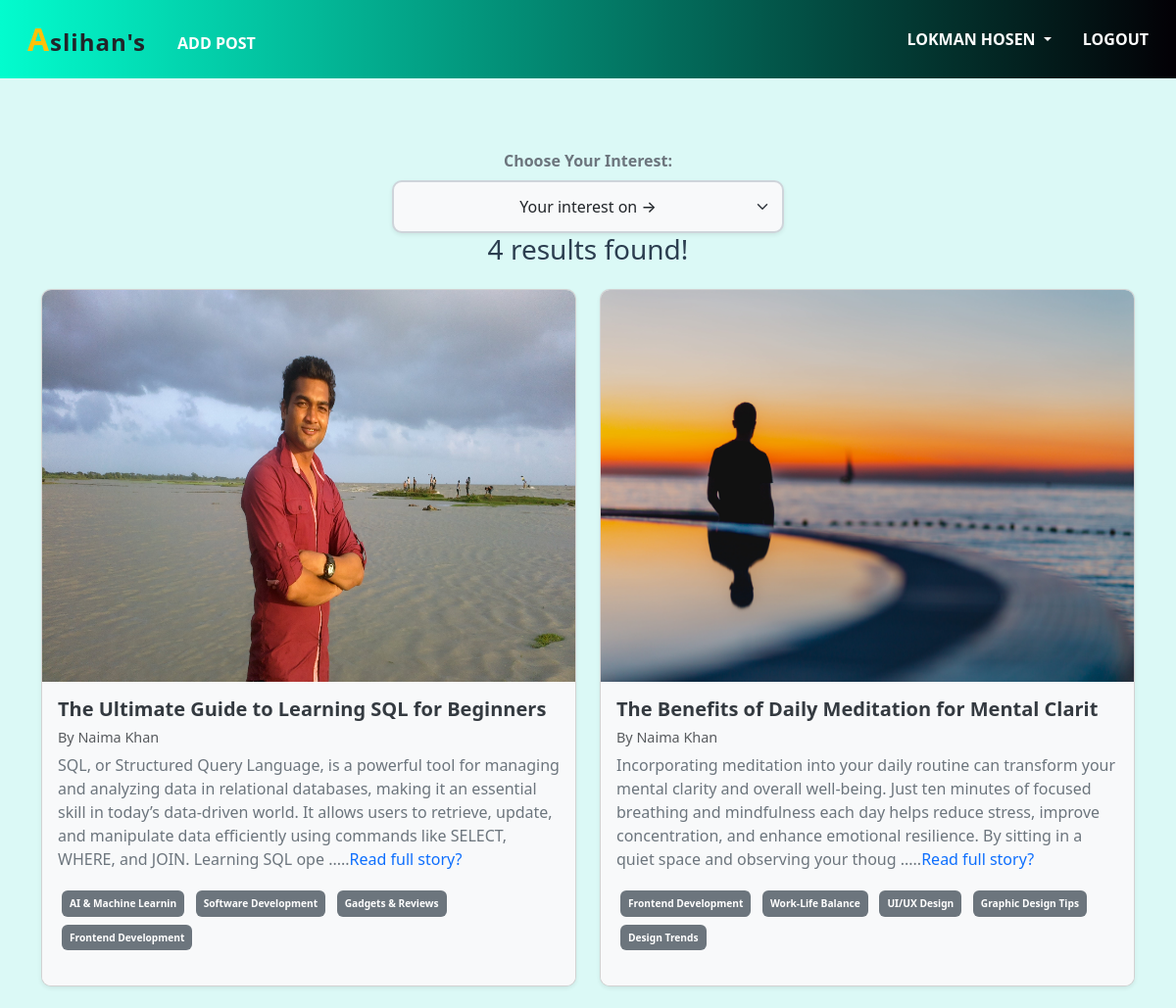
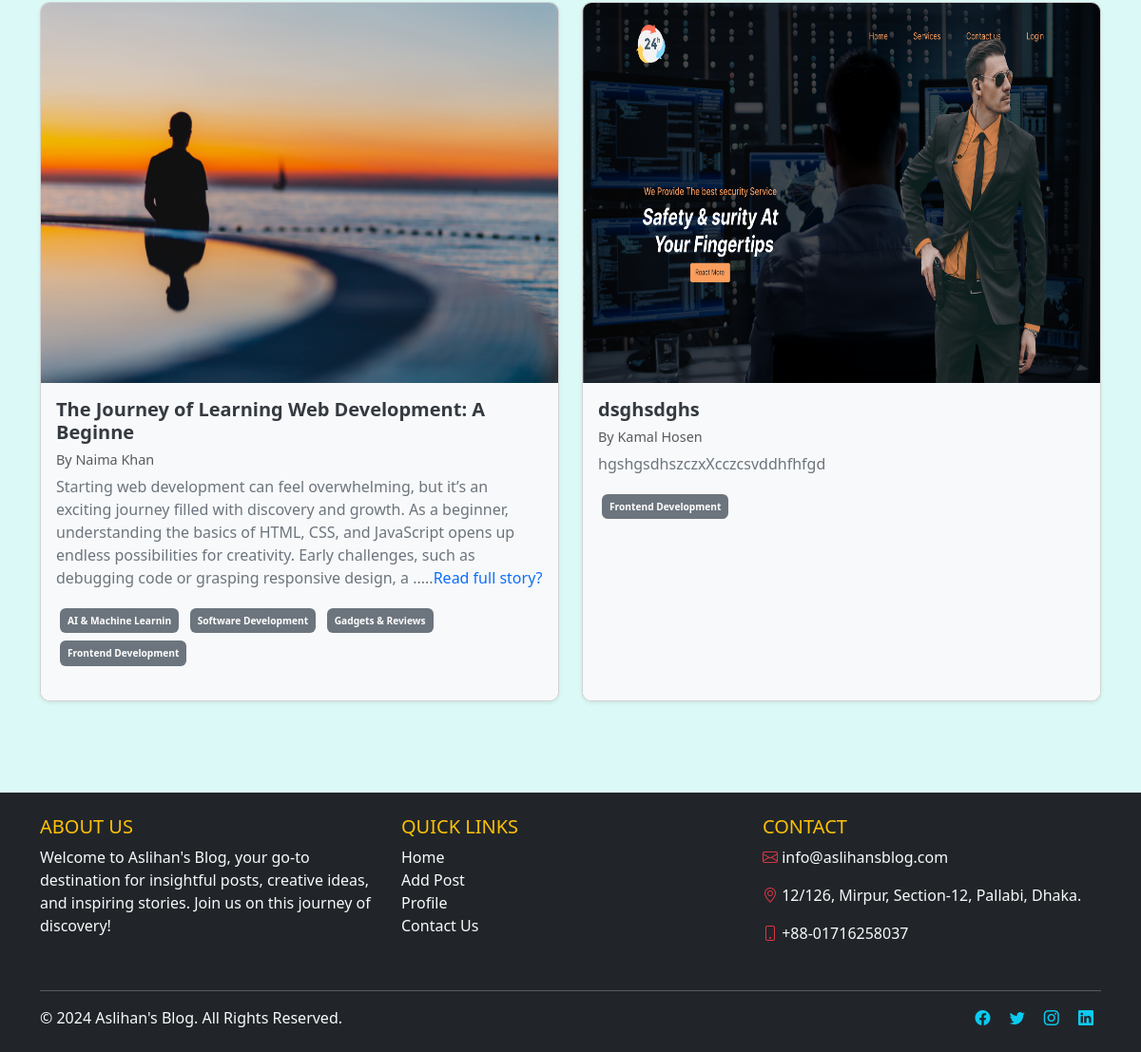
/category/frontend-development/ (signed in), run on the app's committed database (2 pictures, top to bottom).
### posts/models.py (models this page shows, shortened)
class Post(models.Model):
    title = models.CharField(max_length=50)
    content = models.TextField()
    category = models.ManyToManyField(Category)
    author = models.ForeignKey(User, on_delete=models.CASCADE)
    image = models.ImageField(upload_to='post/', blank=True, null=True)

### categories/models.py (models this page shows, shortened)
class Category(models.Model):
    name = models.CharField(max_length=20)
    slug = models.CharField(max_length=100, unique=True, null=True, blank = True)

### django_simple_blog_project/views.py (the view)
# urls.py: 2. Add a URL to urlpatterns:  path('', views.home, name='home')
def home(request, category_slug=None):
    author = Author.objects.all()
    data = Post.objects.all()
    if category_slug is not  None:
        data = Post.objects.filter(category__slug=category_slug)
    categories = Category.objects.all()
    return render(request, 'index.html', {'data': data, 'category': categories})

### templates/index.html (shortened to what this page needs)
{% extends "base.html" %} {% block content %}
<div class="container my-4">
  <div class="dropdown-container text-center mb-4">
    <label for="categorySelect" class="form-label fw-bold text-secondary">Choose Your Interest:</label>
    <select
      id="categorySelect"
      class="form-select shadow-sm"
      aria-label="Default select example"
      onchange="location = this.value"
      style="
        max-width: 400px;
        margin: auto;
        padding: 0.8rem;
        font-size: 1rem;
        font-weight: 500;
        border-radius: 10px;
        border: 2px solid #ced4da;
        background-color: #f8f9fa;
        transition: all 0.3s ease;
      "
    >
      <option class="text-center" value="" selected>Your interest on →</option>
    </select>
    {% if data %}
    <h3>{{data | length}} results found!</h3>
    {% endif %}
  </div>
  <div class="row">
    {% for post in data %}
    <div class="col-md-6 mb-4">
      <div
        class="card shadow-sm h-100"
        style="border-radius: 10px; overflow: hidden; transition: transform 0.3s ease, box-shadow 0.3s ease;"
      >
        {% if post.image %}
        <img src="{{ post.image.url }}" class="card-img-top" style="height: 400px;" alt="...">
        {% endif %}
        <div class="card-body" style="background-color: #f8f9fa">
          <h5 class="card-title" style="font-weight: bold; color: #343a40">
            {{ post.title|slice:":50" }} {% if post.title|length > 50 %} ... {% endif %}
          </h5>
          <h6 class="text-muted" style="font-size: 0.9em">
            By {{ post.author.first_name }} {{ post.author.last_name }}
          </h6>
          <p class="card-text" style="color: #6c757d">
            {{ post.content|slice:":300" }}
            {% if post.content|length > 300 %}.....<a href="{% url 'post_details' post.id %}" class="text-decoration-none text-primary">Read full story?</a>{% endif %}
          </p>
          <div style="font-size: 0.85em; margin-bottom: 1rem">
            {% for cat in post.category.all %}
            <span
              class="badge p-2 m-1"
              style="background-color: #6c757d"
              >{{ cat.name }}</span>
            {% endfor %}
          </div>
        </div>
      </div>
    </div>
    {% endfor %}
  </div>
</div>
{% endblock %}

### templates/base.html (shortened to what this page needs)
<!DOCTYPE html>
<html lang="en">
  <head>
    <link
      href="https://cdn.jsdelivr.net/npm/bootstrap-icons/font/bootstrap-icons.css"
      rel="stylesheet"
    />
    <link
      href="https://cdn.jsdelivr.net/npm/bootstrap@5.3.3/dist/css/bootstrap.min.css"
      rel="stylesheet"
    />
  </head>
  <body>
    <header>
      <nav class="navbar navbar-expand-lg navbar-dark bg-dark">
        <div class="container-fluid">
          <div class="collapse navbar-collapse" id="navbarSupportedContent">
            <ul class="navbar-nav me-auto mb-2 mb-lg-0">
              <li class="nav-item">
                <a
                  class="nav-link active text-uppercase px-3"
                  aria-current="page"
                  href="{% url 'home' %}"
                >
                  <span class="styled-text text-dark">
                    <span class="highlight-a">A</span>slihan's
                  </span>
                </a>
              </li>
              {% if request.user.is_authenticated %}
              <li class="nav-item">
                <a
                  class="nav-link text-uppercase px-3 mt-3"
                  href="{% url 'add_post' %}"
                  >Add Post</a
                >
              </li>
              {% endif %}
            </ul>
            <div>
              <ul class="navbar-nav me-auto mb-2 mb-lg-0">
                {% if request.user.is_authenticated %}
                <li class="nav-item dropdown">
                  <a
                    class="nav-link dropdown-toggle text-uppercase px-3"
                    href="#"
                    id="profileDropdown"
                    role="button"
                    data-bs-toggle="dropdown"
                    aria-expanded="false"
                  >
                    {{request.user.first_name}} {{request.user.last_name}}
                  </a>
                </li>
                <li class="nav-item">
                  <a
                    class="nav-link text-uppercase px-3"
                    href="{% url 'logout' %}"
                    >Logout</a
                  >
                </li>
                {% endif %}
              </ul>
            </div>
          </div>
        </div>
      </nav>
    </header>
    <main class="flex-grow-1 py-5">
      {% block content %}{% endblock %}
    </main>
    <footer class="text-light py-4 bg-dark">
      <div class="container">
        <div class="row">
          <div class="col-lg-4 col-md-6 mb-4">
            <h5 class="text-uppercase text-warning">About Us</h5>
            <p>
              Welcome to Aslihan's Blog, your go-to destination for insightful
              posts, creative ideas, and inspiring stories. Join us on this
              journey of discovery!
            </p>
          </div>
          <div class="col-lg-4 col-md-6 mb-4">
            <h5 class="text-uppercase text-warning">Quick Links</h5>
            <ul class="list-unstyled">
              <li>
                <a
                  href="{% url 'home' %}"
                  class="text-light text-decoration-none"
                  >Home</a
                >
              </li>
              <li>
                <a
                  href="{% url 'add_post' %}"
                  class="text-light text-decoration-none"
                  >Add Post</a
                >
              </li>
              <li>
                <a
                  href="{% url 'profile' %}"
                  class="text-light text-decoration-none"
                  >Profile</a
                >
              </li>
              <li>
                <a href="" class="text-light text-decoration-none"
                  >Contact Us</a
                >
              </li>
            </ul>
          </div>
          <div class="col-lg-4 col-md-12">
            <h5 class="text-uppercase text-warning">Contact</h5>
            <p>
              <i class="bi bi-envelope text-danger"></i>
              <a href="" class="text-light text-decoration-none"
                >info@aslihansblog.com</a
              >
            </p>
            <p>
              <i class="bi bi-geo-alt text-danger"></i> 12/126, Mirpur,
              Section-12, Pallabi, Dhaka.
            </p>
            <p class="">
              <i class="bi bi-phone text-danger"></i> +88-01716258037
            </p>
          </div>
        </div>
        <hr class="border-light" />
        <div class="d-flex justify-content-between align-items-center">
          <p class="mb-0">&copy; 2024 Aslihan's Blog. All Rights Reserved.</p>
          <div>
            <a href="#" class="text-info text-decoration-none mx-2"
              ><i class="bi bi-facebook"></i
            ></a>
            <a href="#" class="text-info text-decoration-none mx-2"
              ><i class="bi bi-twitter"></i
            ></a>
            <a href="#" class="text-info text-decoration-none mx-2"
              ><i class="bi bi-instagram"></i
            ></a>
            <a href="#" class="text-info text-decoration-none mx-2"
              ><i class="bi bi-linkedin"></i
            ></a>
          </div>
        </div>
      </div>
    </footer>
  </body>
</html>

### templates/base.html (style rules this page uses)
html, body { height: 100%; margin: 0; background-color: #dbf9f6; color: #2c3e50; }
body { display: flex; flex-direction: column; }
main { flex-grow: 1; }
.card { transition: transform 0.3s ease, box-shadow 0.3s ease; }
.nav-item .styled-text { font-size: 1.5rem; color: dark; letter-spacing: 1px; text-transform: lowercase; }
.nav-item .styled-text .highlight-a { font-size: 2rem; color: #ffc107; font-style: normal; text-transform: uppercase; }
.navbar { background: linear-gradient(90deg, #03fcce, #030005); transition: background-color 0.5s ease-in-out; }
.navbar .nav-link { color: #fff; font-weight: 600; transition: color 0.3s ease-in-out, transform 0.3s ease-in-out; }

### data on the page
Post: image (picture), title "The Ultimate Guide to Learning SQL for Beginners", author.first_name "Naima", author.last_name "Khan", content "SQL, or Structured Query Language, is a powerful tool for managing and analyzing data in relational databases, making it an essential skill in today’s data-driven world. It allows users to retrieve, update, and manipulate data efficiently using commands like SELECT, WHERE, and JOIN. Learning SQL ope", shows "Read full story?"
Category: name "AI & Machine Learnin"
Category: name "Software Development"
Category: name "Gadgets & Reviews"
Category: name "Frontend Development"
Post: image (picture), title "The Benefits of Daily Meditation for Mental Clarit", author.first_name "Naima", author.last_name "Khan", content "Incorporating meditation into your daily routine can transform your mental clarity and overall well-being. Just ten minutes of focused breathing and mindfulness each day helps reduce stress, improve concentration, and enhance emotional resilience. By sitting in a quiet space and observing your thoug", shows "Read full story?"
Category: name "Work-Life Balance"
Category: name "UI/UX Design"
Category: name "Graphic Design Tips"
Category: name "Design Trends"
Post: image (picture), title "The Journey of Learning Web Development: A Beginne", author.first_name "Naima", author.last_name "Khan", content "Starting web development can feel overwhelming, but it’s an exciting journey filled with discovery and growth. As a beginner, understanding the basics of HTML, CSS, and JavaScript opens up endless possibilities for creativity. Early challenges, such as debugging code or grasping responsive design, a", shows "Read full story?"
Post: image (picture), title "dsghsdghs", author.first_name "Kamal", author.last_name "Hosen", content "hgshgsdhszczxXcczcsvddhfhfgd"

### other printed values
{{ request.user.first_name }} "LOKMAN"
{{ request.user.last_name }} "HOSEN"
{{ data | length }} "4"
